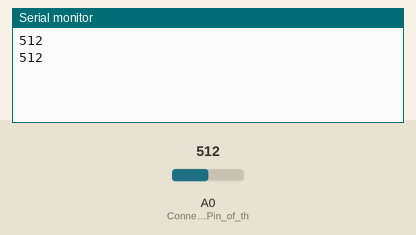
The sketch below on a simulated Arduino Uno, built with avr-gcc and run on an emulated ATmega328P. Parts: the last lines printed to the serial monitor. The inputs (shaded band) are chosen by the test bench; at power-on: A0 (Connect_digital_Pin_of_th) = 512.

Above: at 1.8 s.
1.9 s: A0 (Connect_digital_Pin_of_th) set to 716
At 2.4 s:
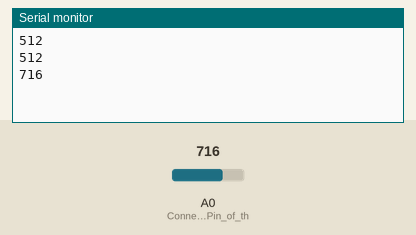
3.4 s: A0 (Connect_digital_Pin_of_th) set to 900
At 4.8 s:
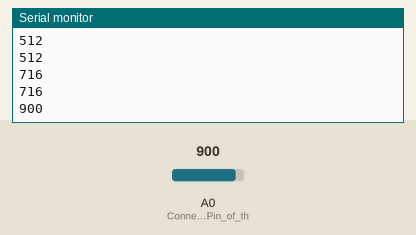
Timing chart, 0 to 6.4 s (numbered marks = the images above; inputs shaded):
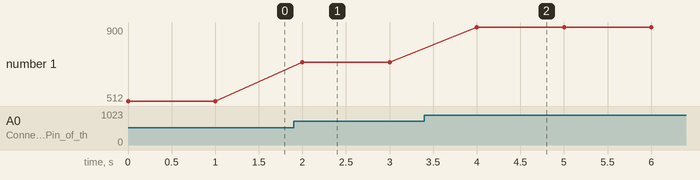

Measured:
- after the input at 1.9 s, the serial monitor: prints a new line after 0.10 s (image 1)
- after the input at 3.4 s, the serial monitor: prints a new line after 0.60 s (image 2)
- plotted number 1: 512 → 716 after the input at 1.9 s, 716 → 900 after the input at 3.4 s

The sketch:

Analog_Read_Sensor.ino
```cpp
void setup() {
  pinMode(A0, INPUT); // Connect digital Pin of the sensor to pin 2 of arduino
  Serial.begin(9600); //To see output in serial monitor
}

void loop() {
  int a  = analogRead(A0); //Read and store it in variable
  Serial.println(a); //Print variable
  delay(1000); // delay to see output
}
```
